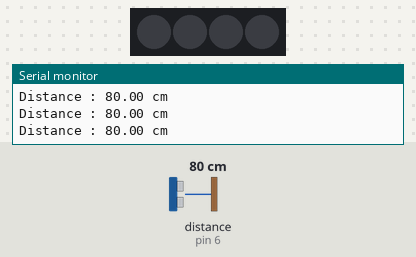
The sketch below on a simulated Arduino Uno, built with avr-gcc and run on an emulated ATmega328P. On the bench: 4 RGB LEDs in strip order, left to right, the last lines printed to the serial monitor. The inputs (shaded band) are chosen by the test bench; at power-on: distance to the obstacle (sensor on pin 6) 80 cm. Dim RGB values are drawn brighter than linear; random numbers use the default seed unless the sketch sets one.

Above: at 1.2 s.
1.3 s: distance to the obstacle (sensor on pin 6) set to 52 cm
2.8 s: distance to the obstacle (sensor on pin 6) set to 44 cm
At 3.9 s:
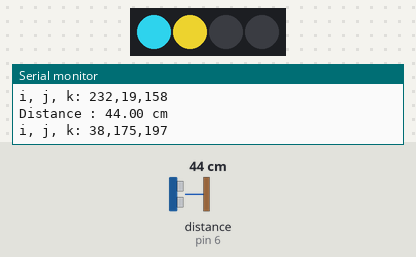
At 8.7 s:
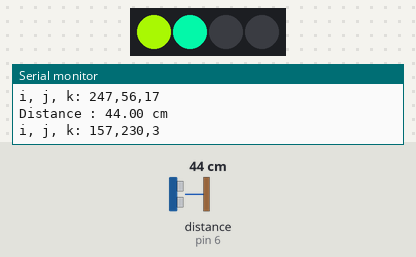
8.8 s: distance to the obstacle (sensor on pin 6) set to 299 cm
11.8 s: distance to the obstacle (sensor on pin 6) set to 2 cm
At 12.2 s:
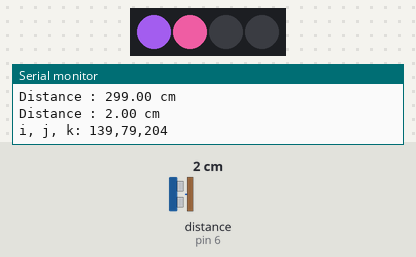
Timing chart, 0 to 35.9 s (numbered marks = the images above; inputs shaded):
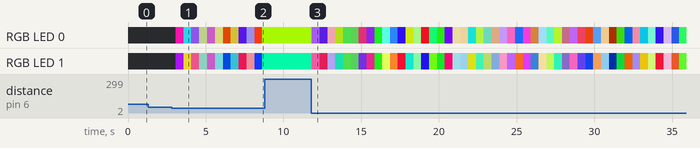

The sketch:

UltrasonicRGBLed.ino
```cpp
// (licence header left out)
 #include "MeOrion.h"

MeUltrasonicSensor ultraSensor(PORT_6); /* Ultrasonic module */
MeRGBLed led(PORT_3);

void setup()
{
  Serial.begin(9600);
}

void loop()
{
  Serial.print("Distance : ");
  Serial.print(ultraSensor.distanceCm() );
  Serial.println(" cm");

  if(ultraSensor.distanceCm() < 50) {
    color_loop();
  }

  delay(500); // the minimal measure interval is 500 milliseconds
}

void color_loop()
{
  uint8_t i	= random(0, 255);
  uint8_t j = random(0, 255);
  uint8_t k = random(0, 255);

  Serial.print("i, j, k: ");
  Serial.print(i);
  Serial.print(",");
  Serial.print(j);
  Serial.print(",");
  Serial.println(k);

  led.setColorAt(0, i, j, k); // left, LED side, 1: Red, 2: Green, 3: Blue
  led.setColorAt(1, k, j, i); // right, Switching button side, 1: Red, 2: Green, 3: Blue
  led.show();
}
```

Measured:
- the behaviour switches between 50 and 49 cm on distance to the obstacle (sensor on pin 6) (found by bisection; images 0 and 1)
